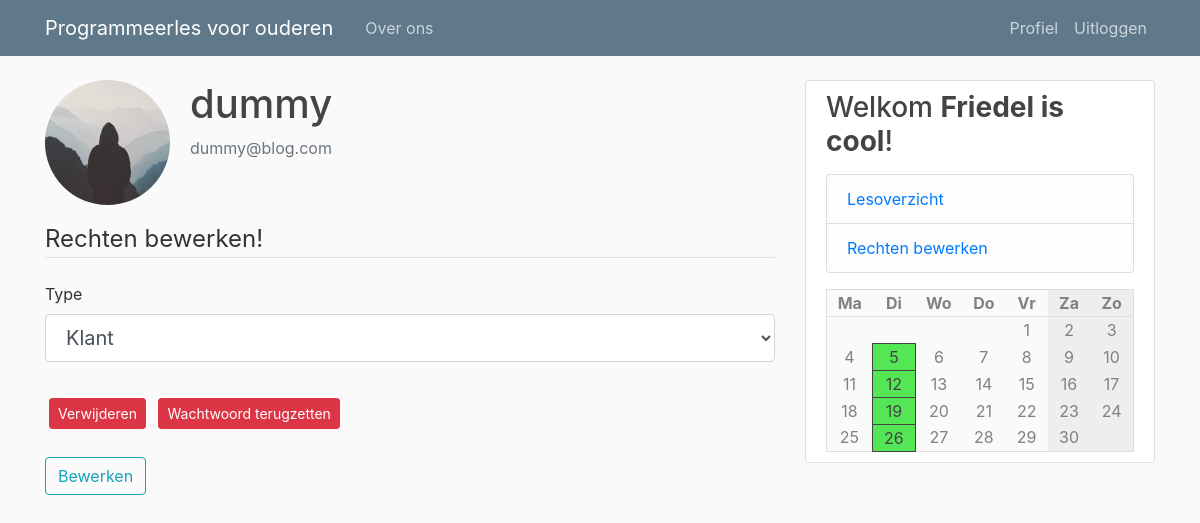
The page /admin/2 (signed in) on the database its author committed.
### pgmles/models.py (models this page shows, shortened)
class User(db.Model, UserMixin):
    id = db.Column(db.Integer, primary_key=True)
    type = db.Column(db.String(6), nullable=False, default="client")
    username = db.Column(db.String(20), unique=True, nullable=False)
    email = db.Column(db.String(120), unique=True, nullable=False)
    image_file = db.Column(db.String(20), nullable=False, default='default.jpg')
    password = db.Column(db.String(60), nullable=False)

class Course(db.Model):
    id = db.Column(db.Integer, primary_key=True)
    name = db.Column(db.String(100), nullable=False)
    description = db.Column(db.Text, nullable=False)
    teacher_id = db.Column(db.Integer, db.ForeignKey('user.id'), nullable=False)
    weekday = db.Column(db.Integer, nullable=False)
    start = db.Column(db.String(10), nullable=False, default=datetime.utcnow)
    end = db.Column(db.String(10), nullable=False, default=datetime.utcnow)
    location = db.Column(db.String(120), nullable=False)

### pgmles/routes.py (the view)
@app.route("/admin/<int:user_id>", methods=['GET','POST'])
@login_required
def admin_user(user_id):
    if current_user.type != "admin":
        abort(403)
    form = AdminForm()
    user = User.query.filter_by(id=user_id).first()
    image_file = url_for('static', filename='profile_pics/' + user.image_file)
    if form.validate_on_submit():
        user.type = form.type.data
        db.session.commit()
        flash(f'De gebruiker {user.username} is nu een {user.type}', 'success')
        return redirect(url_for('admin'))
    elif request.method == 'GET':
        form.type.data = user.type
    return render_template('admin_user.html', calendar=make_calendar(), form=form, user=user, image_file=image_file)

### pgmles/forms.py
class AdminForm(FlaskForm):
    type = SelectField('Type',  choices=[('client', 'Klant'), ('teacher', 'Docent'), ('admin', 'Administrator')])
    submit = SubmitField('Bewerken')

### pgmles/models.py (called while the page is built)
@login_manager.user_loader
def load_user(user_id):
    return User.query.get(int(user_id))

### pgmles/routes.py (called while the page is built)
def make_calendar():
    weekdays = list(enumerate(['Ma', 'Di', 'Wo', 'Do', 'Vr', 'Za', 'Zo']))
    courses = [ None, None, None, None, None, None, None ]
    if current_user.is_authenticated:
        subscriptions = [ cm.course_id for cm in CourseMember.query.filter_by(user_id=current_user.id) ]
        courses = [ ' +\n'.join([ c.name for c in Course.query.filter_by(weekday=i) if c.id in subscriptions ]) for i in range(7) ]
    today = datetime.today()
    m = Month()
    rows = []
    for days in m.monthdayscalendar(today.year, today.month):
        rows.append([ (i, d, courses[i]) for i, d in enumerate(days) ])
    return { 'weekdays': weekdays, 'rows': rows }

### pgmles/templates/admin_user.html (shortened to what this page needs)
{% extends "layout.html" %}
{% block content %}
    <div class="media">
        <img class="rounded-circle account-img" src="{{ image_file }}">
        <div class="media-body">
        <h2 class="account-heading">{{ user.username }}</h2>
        <p class="text-secondary">{{ user.email }}</p>
        </div>
    </div>
    <form method="POST" action="">
        <fieldset class="form-group">
            <legend class="border-bottom mb-4">Rechten bewerken!</legend>
            <div class="form-group">
                {{ form.type.label(class="form-control-label") }}
                {% if form.type.errors %}
                    {{ form.type(class="form-control form-control-lg is-invalid") }}
                    <div class="invalid-feedback">
                        {% for error in form.type.errors %}
                            <span>{{ error }}</span>
                        {% endfor %}
                    </div>
                {% else %}
                    {{ form.type(class="form-control form-control-lg") }}
                {% endif %}
            </div>
        </fieldset>
        <div class="form-group">
            <button type="button" class="btn btn-danger btn-sm m-1" data-toggle="modal" data-target="#deleteModal">Verwijderen</button>
            <a class="btn btn-danger btn-sm m-1" href="{{ url_for('reset_user', user_id=user.id) }}">Wachtwoord terugzetten</a>
            <br><br>
            {{ form.submit(class="btn btn-outline-info") }}
        </div>
    </form>
{% endblock content %}

### pgmles/templates/layout.html (shortened to what this page needs)
<!DOCTYPE html>
<html>
<head>
    <link rel="stylesheet" href="https://maxcdn.bootstrapcdn.com/bootstrap/4.0.0/css/bootstrap.min.css">
    <link rel="stylesheet" type="text/css" href="{{ url_for('static', filename='main.css') }}">
</head>
<body>
    <header class="site-header">
      <nav class="navbar navbar-expand-md navbar-dark bg-steel fixed-top">
        <div class="container">
          <a class="navbar-brand mr-4" href="/">Programmeerles voor ouderen</a>
          <div class="collapse navbar-collapse" id="navbarToggle">
            <div class="navbar-nav mr-auto">
              <a class="nav-item nav-link" href="/about">Over ons</a>
            </div>
            <div class="navbar-nav">
              {% if current_user.is_authenticated %}
                <a class="nav-item nav-link" href="{{ url_for('account') }}">Profiel</a>
                <a class="nav-item nav-link" href="{{ url_for('logout') }}">Uitloggen</a>
              {% else %}
                <a class="nav-item nav-link" href="{{ url_for('login') }}">Inloggen</a>
                <a class="nav-item nav-link" href="{{ url_for('register') }}">Registeren</a>
              {% endif %}
            </div>
          </div>
        </div>
      </nav>
    </header>
    <main role="main" class="container">
      <div class="row">
        <div class="col-md-8">
          {% block content %}{% endblock %}
        </div>
        <div class="col-md-4">
          <div class="content-section">
            <h3>Welkom <b>{{ current_user.username if current_user.is_authenticated else 'gast' }}</b>!</h3>
            {% if current_user.type == 'teacher' or current_user.type == 'admin' %}
            <p class='text-muted'>
              <ul class="list-group">
                <li class="list-group-item list-group-item-light"><a href="{{ url_for('course_overview') }}">Lesoverzicht</a></li>
                {% if current_user.type == 'admin' %}
                <li class="list-group-item list-group-item-light"><a href="{{ url_for('admin') }}">Rechten bewerken</a></li>
                {% endif %}
              </ul>
            </p>
            {% endif %}
            <table class='calendar'>
              <tr>
                {% for d, day in calendar['weekdays'] %}
                  <th class="{{ 'weekend' if d >= 5 }}">{{ day }}</th>
                {% endfor %}
              </tr>
              {% for row in calendar['rows'] %}
                <tr>
                  {% for d, day, course in row %}
                      <td class="{{ 'weekend' if d >= 5 }} {{ 'course' if course and day }}">
                        {{ day if day }}
                      </td>
                  {% endfor %}
                </tr>
             {% endfor %}
            </table>
          </div>
        </div>
      </div>
    </main>
</body>
</html>

### pgmles/static/main.css (style rules this page uses)
body { background: #fafafa; color: #333333; margin-top: 5rem; }
h1, h2, h3, h4, h5, h6 { color: #444444; }
.bg-steel { background-color: #5f788a; }
.site-header .navbar-nav .nav-link { color: #cbd5db; }
.content-section { background: #ffffff; padding: 10px 20px; border: 1px solid #dddddd; border-radius: 3px; margin-bottom: 20px; }
.account-img { height: 125px; width: 125px; margin-right: 20px; margin-bottom: 16px; }
.account-heading { font-size: 2.5rem; }
.calendar { background-color: #fafafa; width: 100%; color: #818182; border: #dddddd solid 1px; }
.calendar .weekend { background-color: #eee; }
.calendar th { border-bottom: #ddd solid 1px; }
.calendar th, td { text-align: center; width: 100px; position: relative; }
.calendar .course { background: rgb(84, 230, 84); border: #444 solid 1px; color: #444 }

### rows shown on the page
User: username "dummy", email "dummy@blog.com", type "Klant"
User: username "Friedel is cool"
Course: teacher "5", day "12", day "19", day "26"

### other values the page prints
{{ day }} "Ma" "Di" "Wo" "Do" "Vr" "Za" "Zo"
{{ day if day }} "1" "2" "3" "4" "6" "7" "8" "9" "10" "11" "13" "14" "15" "16" "17" "18" "20" "21" "22" "23" "24" "25" "27" "28" "29" "30"
